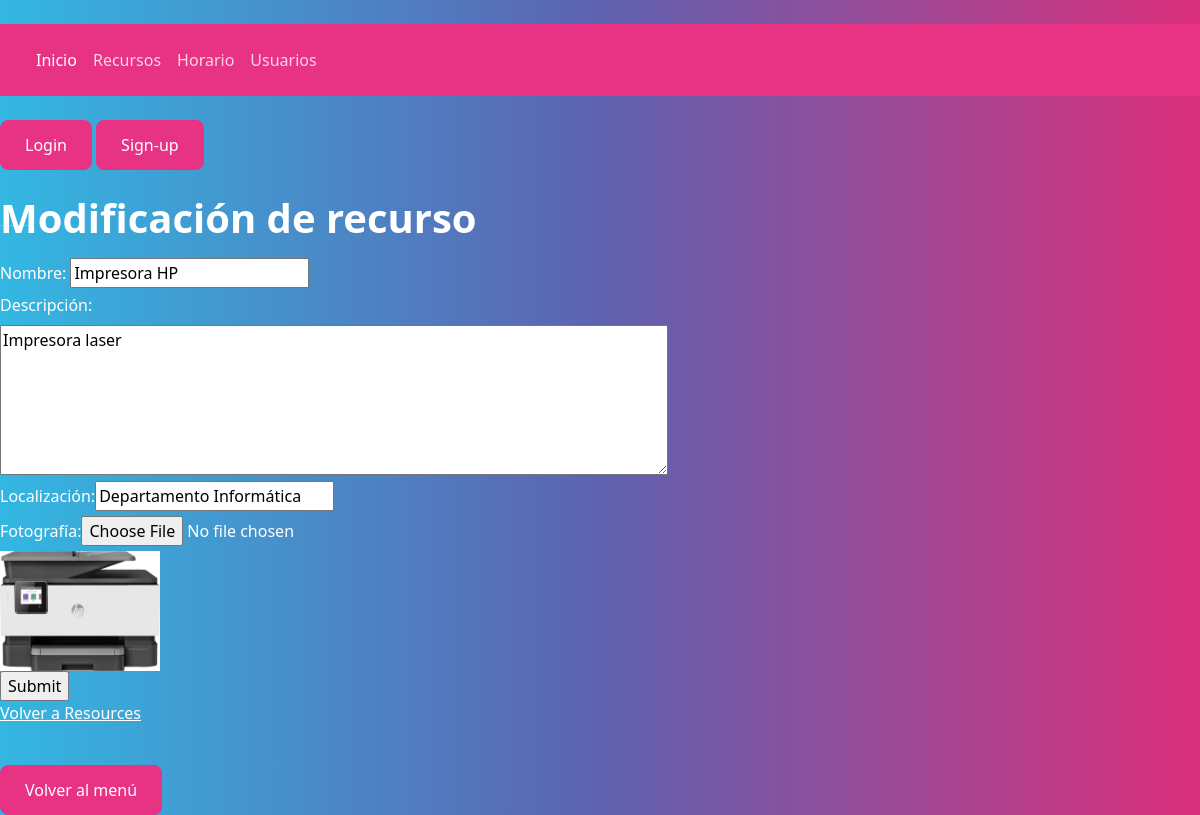
The app's page /index.php?action=formularioModificarResource&controller=controllerResource&idResource=1 with its own data.
### tables this page shows
CREATE TABLE resource (
    id INT UNSIGNED AUTO_INCREMENT PRIMARY KEY,
    name VARCHAR(250) NOT NULL,
    description VARCHAR(2500) NOT NULL,
    location VARCHAR(200) NOT NULL,
    img VARCHAR(500) NOT NULL
);

### models/db.php (called while the page is built, shortened)
<?php
class DB
{
    private static $connection;
    public static function createConnection()
    {
        DB::$connection = new mysqli(Config::$server, Config::$user, Config::$psw, Config::$dbname);
        if (DB::$connection->connect_errno) return false;
        else return true;
    }
    public static function dataQuery($sql)
    {
        $res = self::$connection->query($sql);
        $resArray = array();
        if ($res->num_rows > 0) {
            while ($row = $res->fetch_array()) {
                $resArray[] = $row;
            }
        } else {
            $resArray = null;
        }
        return $resArray;
    }
}

### models/resource.php (called while the page is built, shortened)
<?php
include("db.php");
class Resource
{
    public function queryResource($idResource) {
       $result = DB::dataQuery("SELECT * FROM resource WHERE id = '$idResource'");
       if (count($result) > 0)
            return $result;
        else
            return null;
    }
}

### views/resource/formModifyResource.php (the view)
<?php
$consulta = $data[2][0];
echo "<h1>Modificación de recurso</h1>";
echo "<form enctype='multipart/form-data' action='index.php?action=modifyResource&controller=controllerResource' method='POST'>
        <input type='hidden' name='idResource' value='" . $consulta['id'] . "'>
        <label for='name'>Nombre:</label>
        <input type='text' name='name' value='" . $consulta['name'] . "'><br>
        <label for='description'>Descripción:</label><br /><textarea name='description' rows='6' cols='70'>" . $consulta['description'] . "</textarea><br>
        <label for='location'>Localización:</label><input type='text' name='location' value='" . $consulta['location'] . "'><br>
        <label for='img'>Fotografía:</label><input type='file' name='img'><br>
        <img src='assets/images/resources/" . $consulta['img'] . "' width='160' height='120'><br>";
echo " <input type='submit'>
    </form>";
echo "<p><a href='index.php?action=showAllResources&controller=controllerResource'>Volver a Resources</a></p>";

### records on screen
resource: name "Impresora HP", description "Impresora laser", location "Departamento Informática", img (picture)
